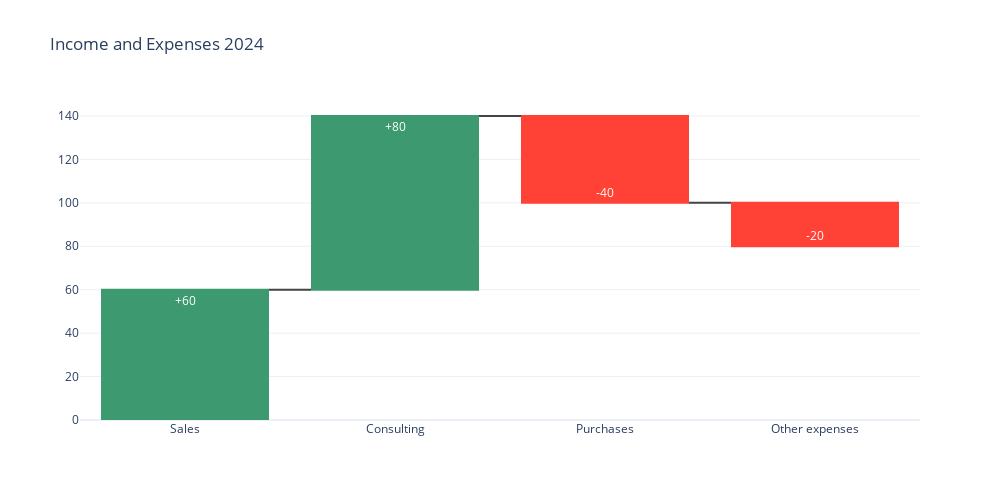

The notebook cell this image was saved under:
### Markdown cell above
2. Customise the title and the dimensions of the `Figure` object by using the method `update_layout` and specifying `title`, `width`, `height`, and `template`

### Code cell
fig = go.Figure(go.Waterfall(x = ["Sales", "Consulting", "Purchases", "Other expenses"],
                             y = [60, 80, -40, -20,],
                             text = ["+60", "+80", "-40", "-20"],
                             ))

fig.update_layout(title = "Income and Expenses 2024",
                  width=1000,
                  height=500,
                  template='plotly_white'
                  )

fig.show()

### Figure 1 — Plotly figure (JSON) as saved in the notebook; plotly's stock layout.template omitted (floating-point values rounded to 4 significant figures)
{"data": [{"text": ["+60", "+80", "-40", "-20"], "type": "waterfall", "x": ["Sales", "Consulting", "Purchases", "Other expenses"], "y": [60, 80, -40, -20]}], "layout": {"height": 500, "title": {"text": "Income and Expenses 2024"}, "width": 1000}}
